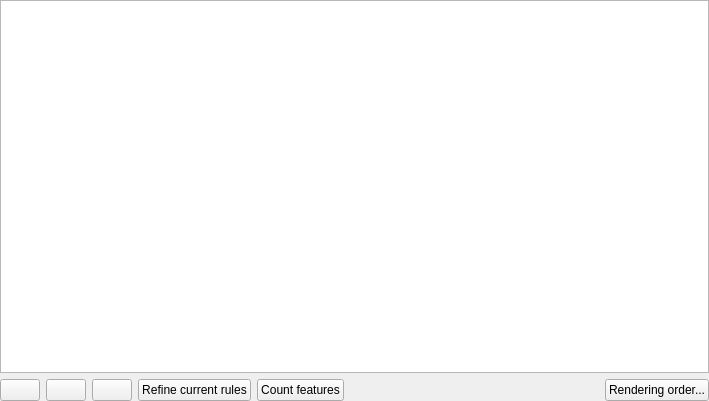
<?xml version="1.0" encoding="UTF-8"?>
<ui version="4.0">
 <class>QgsRuleBasedRendererV2Widget</class>
 <widget class="QWidget" name="QgsRuleBasedRendererV2Widget">
  <property name="geometry">
   <rect>
    <x>0</x>
    <y>0</y>
    <width>709</width>
    <height>401</height>
   </rect>
  </property>
  <layout class="QVBoxLayout" name="verticalLayout">
   <property name="margin">
    <number>0</number>
   </property>
   <item>
    <widget class="QTreeView" name="viewRules">
     <property name="contextMenuPolicy">
      <enum>Qt::CustomContextMenu</enum>
     </property>
     <property name="acceptDrops">
      <bool>true</bool>
     </property>
     <property name="editTriggers">
      <set>QAbstractItemView::EditKeyPressed|QAbstractItemView::SelectedClicked</set>
     </property>
     <property name="dragEnabled">
      <bool>true</bool>
     </property>
     <property name="dragDropMode">
      <enum>QAbstractItemView::InternalMove</enum>
     </property>
     <property name="selectionMode">
      <enum>QAbstractItemView::ExtendedSelection</enum>
     </property>
     <property name="allColumnsShowFocus">
      <bool>true</bool>
     </property>
     <attribute name="headerMinimumSectionSize">
      <number>100</number>
     </attribute>
     <attribute name="headerStretchLastSection">
      <bool>true</bool>
     </attribute>
    </widget>
   </item>
   <item>
    <layout class="QHBoxLayout" name="horizontalLayout">
     <item>
      <widget class="QPushButton" name="btnAddRule">
       <property name="toolTip">
        <string>Add rule</string>
       </property>
       <property name="text">
        <string/>
       </property>
       <property name="icon">
        <iconset resource="../../images/images.qrc">
         <normaloff>:/images/themes/default/mActionSignPlus.png</normaloff>:/images/themes/default/mActionSignPlus.png</iconset>
       </property>
      </widget>
     </item>
     <item>
      <widget class="QPushButton" name="btnEditRule">
       <property name="toolTip">
        <string>Edit rule</string>
       </property>
       <property name="text">
        <string/>
       </property>
       <property name="icon">
        <iconset resource="../../images/images.qrc">
         <normaloff>:/images/themes/default/symbologyEdit.png</normaloff>:/images/themes/default/symbologyEdit.png</iconset>
       </property>
      </widget>
     </item>
     <item>
      <widget class="QPushButton" name="btnRemoveRule">
       <property name="toolTip">
        <string>Remove rule</string>
       </property>
       <property name="text">
        <string/>
       </property>
       <property name="icon">
        <iconset resource="../../images/images.qrc">
         <normaloff>:/images/themes/default/symbologyRemove.png</normaloff>:/images/themes/default/symbologyRemove.png</iconset>
       </property>
      </widget>
     </item>
     <item>
      <widget class="QPushButton" name="btnRefineRule">
       <property name="enabled">
        <bool>true</bool>
       </property>
       <property name="text">
        <string>Refine current rules</string>
       </property>
       <property name="checkable">
        <bool>false</bool>
       </property>
       <property name="autoDefault">
        <bool>false</bool>
       </property>
       <property name="default">
        <bool>false</bool>
       </property>
       <property name="flat">
        <bool>false</bool>
       </property>
      </widget>
     </item>
     <item>
      <widget class="QPushButton" name="btnCountFeatures">
       <property name="text">
        <string>Count features</string>
       </property>
      </widget>
     </item>
     <item>
      <spacer name="horizontalSpacer">
       <property name="orientation">
        <enum>Qt::Horizontal</enum>
       </property>
       <property name="sizeHint" stdset="0">
        <size>
         <width>0</width>
         <height>20</height>
        </size>
       </property>
      </spacer>
     </item>
     <item>
      <widget class="QPushButton" name="btnRenderingOrder">
       <property name="text">
        <string>Rendering order...</string>
       </property>
      </widget>
     </item>
    </layout>
   </item>
  </layout>
 </widget>
 <resources>
  <include location="../../images/images.qrc"/>
 </resources>
 <connections/>
</ui>
